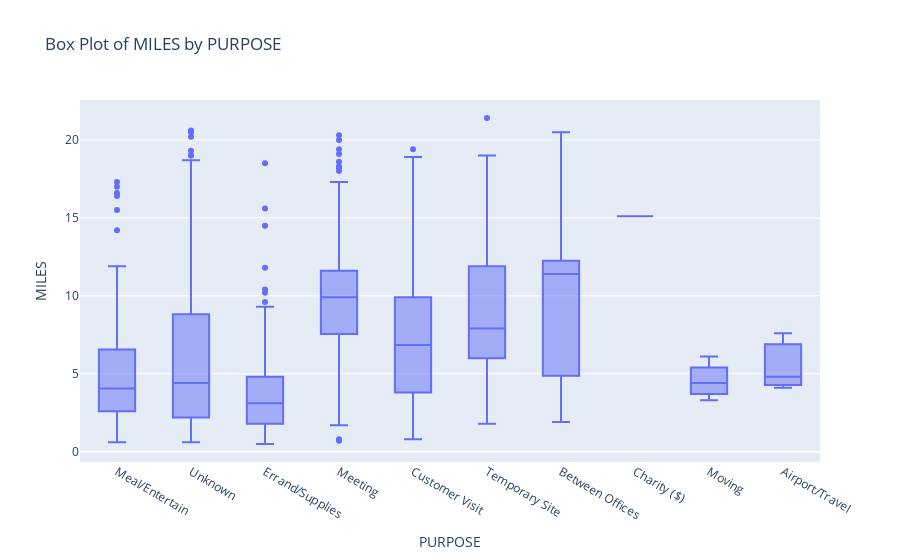

Here is the notebook cell this chart was saved with:
### Code cell
fig_box_purpose = px.box(df_cleaned, x='PURPOSE', y='MILES', title='Box Plot of MILES by PURPOSE')
fig_box_purpose.show()

### Figure 1 — Plotly figure (JSON) as saved in the notebook; plotly's stock layout.template omitted (floating-point values rounded to 4 significant figures; data arrays with more than 128 entries replaced by an {"elided": "..."} marker saying what was removed)
{"data": [{"alignmentgroup": "True", "hovertemplate": "PURPOSE=%{x}<br>MILES=%{y}<extra></extra>", "legendgroup": "", "marker": {"color": "#636efa"}, "name": "", "notched": false, "offsetgroup": "", "orientation": "v", "showlegend": false, "type": "box", "x": {"elided": "1077 str values"}, "x0": " ", "xaxis": "x", "y": {"elided": "1077 float values"}, "y0": " ", "yaxis": "y"}], "layout": {"boxmode": "group", "legend": {"tracegroupgap": 0}, "title": {"text": "Box Plot of MILES by PURPOSE"}, "xaxis": {"anchor": "y", "domain": [0, 1], "title": {"text": "PURPOSE"}}, "yaxis": {"anchor": "x", "domain": [0, 1], "title": {"text": "MILES"}}}}
